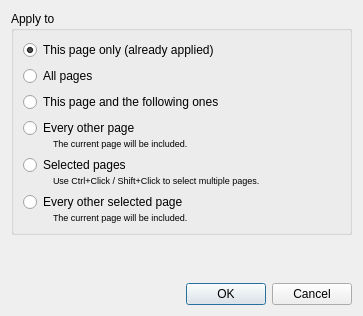
<?xml version="1.0" encoding="UTF-8"?>
<ui version="4.0">
 <class>PageLayoutApplyDialog</class>
 <widget class="QDialog" name="PageLayoutApplyDialog">
  <property name="windowModality">
   <enum>Qt::WindowModal</enum>
  </property>
  <property name="geometry">
   <rect>
    <x>0</x>
    <y>0</y>
    <width>363</width>
    <height>316</height>
   </rect>
  </property>
  <layout class="QVBoxLayout" name="verticalLayout_5">
   <item>
    <widget class="QGroupBox" name="groupBox_2">
     <property name="title">
      <string>Apply to</string>
     </property>
     <layout class="QVBoxLayout" name="verticalLayout_2">
      <item>
       <widget class="QRadioButton" name="thisPageRB">
        <property name="text">
         <string>This page only (already applied)</string>
        </property>
        <property name="checked">
         <bool>true</bool>
        </property>
       </widget>
      </item>
      <item>
       <widget class="QRadioButton" name="allPagesRB">
        <property name="text">
         <string>All pages</string>
        </property>
       </widget>
      </item>
      <item>
       <widget class="QRadioButton" name="thisPageAndFollowersRB">
        <property name="text">
         <string>This page and the following ones</string>
        </property>
       </widget>
      </item>
      <item>
       <widget class="QWidget" name="everyOtherWidget" native="true">
        <layout class="QVBoxLayout" name="verticalLayout_3">
         <property name="spacing">
          <number>0</number>
         </property>
         <property name="margin">
          <number>0</number>
         </property>
         <item>
          <widget class="QRadioButton" name="everyOtherRB">
           <property name="text">
            <string extracomment="All odd or even pages, depending on the current page being odd or even.">Every other page</string>
           </property>
          </widget>
         </item>
         <item>
          <layout class="QHBoxLayout" name="horizontalLayout_3">
           <item>
            <spacer name="horizontalSpacer_2">
             <property name="orientation">
              <enum>Qt::Horizontal</enum>
             </property>
             <property name="sizeType">
              <enum>QSizePolicy::Fixed</enum>
             </property>
             <property name="sizeHint" stdset="0">
              <size>
               <width>30</width>
               <height>0</height>
              </size>
             </property>
            </spacer>
           </item>
           <item>
            <widget class="QLabel" name="label_2">
             <property name="font">
              <font>
               <pointsize>7</pointsize>
              </font>
             </property>
             <property name="text">
              <string>The current page will be included.</string>
             </property>
            </widget>
           </item>
          </layout>
         </item>
        </layout>
       </widget>
      </item>
      <item>
       <widget class="QWidget" name="selectedPagesWidget" native="true">
        <layout class="QVBoxLayout" name="verticalLayout">
         <property name="spacing">
          <number>0</number>
         </property>
         <property name="margin">
          <number>0</number>
         </property>
         <item>
          <widget class="QRadioButton" name="selectedPagesRB">
           <property name="text">
            <string>Selected pages</string>
           </property>
          </widget>
         </item>
         <item>
          <layout class="QHBoxLayout" name="horizontalLayout_2">
           <property name="spacing">
            <number>6</number>
           </property>
           <item>
            <spacer name="horizontalSpacer_5">
             <property name="orientation">
              <enum>Qt::Horizontal</enum>
             </property>
             <property name="sizeType">
              <enum>QSizePolicy::Fixed</enum>
             </property>
             <property name="sizeHint" stdset="0">
              <size>
               <width>30</width>
               <height>0</height>
              </size>
             </property>
            </spacer>
           </item>
           <item>
            <widget class="QLabel" name="selectedPagesHint">
             <property name="font">
              <font>
               <pointsize>7</pointsize>
              </font>
             </property>
             <property name="text">
              <string>Use Ctrl+Click / Shift+Click to select multiple pages.</string>
             </property>
            </widget>
           </item>
          </layout>
         </item>
        </layout>
       </widget>
      </item>
      <item>
       <widget class="QWidget" name="everyOtherSelectedWidget" native="true">
        <layout class="QVBoxLayout" name="verticalLayout_4">
         <property name="spacing">
          <number>0</number>
         </property>
         <property name="margin">
          <number>0</number>
         </property>
         <item>
          <widget class="QRadioButton" name="everyOtherSelectedRB">
           <property name="text">
            <string>Every other selected page</string>
           </property>
          </widget>
         </item>
         <item>
          <layout class="QHBoxLayout" name="horizontalLayout_5">
           <item>
            <spacer name="horizontalSpacer_6">
             <property name="orientation">
              <enum>Qt::Horizontal</enum>
             </property>
             <property name="sizeType">
              <enum>QSizePolicy::Fixed</enum>
             </property>
             <property name="sizeHint" stdset="0">
              <size>
               <width>30</width>
               <height>0</height>
              </size>
             </property>
            </spacer>
           </item>
           <item>
            <widget class="QLabel" name="everyOtherSelectedHint">
             <property name="font">
              <font>
               <pointsize>7</pointsize>
              </font>
             </property>
             <property name="text">
              <string>The current page will be included.</string>
             </property>
            </widget>
           </item>
          </layout>
         </item>
        </layout>
       </widget>
      </item>
     </layout>
    </widget>
   </item>
   <item>
    <spacer name="verticalSpacer">
     <property name="orientation">
      <enum>Qt::Vertical</enum>
     </property>
     <property name="sizeHint" stdset="0">
      <size>
       <width>20</width>
       <height>0</height>
      </size>
     </property>
    </spacer>
   </item>
   <item>
    <widget class="QDialogButtonBox" name="buttonBox">
     <property name="orientation">
      <enum>Qt::Horizontal</enum>
     </property>
     <property name="standardButtons">
      <set>QDialogButtonBox::Cancel|QDialogButtonBox::Ok</set>
     </property>
    </widget>
   </item>
  </layout>
 </widget>
 <resources/>
 <connections>
  <connection>
   <sender>buttonBox</sender>
   <signal>rejected()</signal>
   <receiver>PageLayoutApplyDialog</receiver>
   <slot>reject()</slot>
   <hints>
    <hint type="sourcelabel">
     <x>316</x>
     <y>260</y>
    </hint>
    <hint type="destinationlabel">
     <x>286</x>
     <y>274</y>
    </hint>
   </hints>
  </connection>
 </connections>
</ui>
